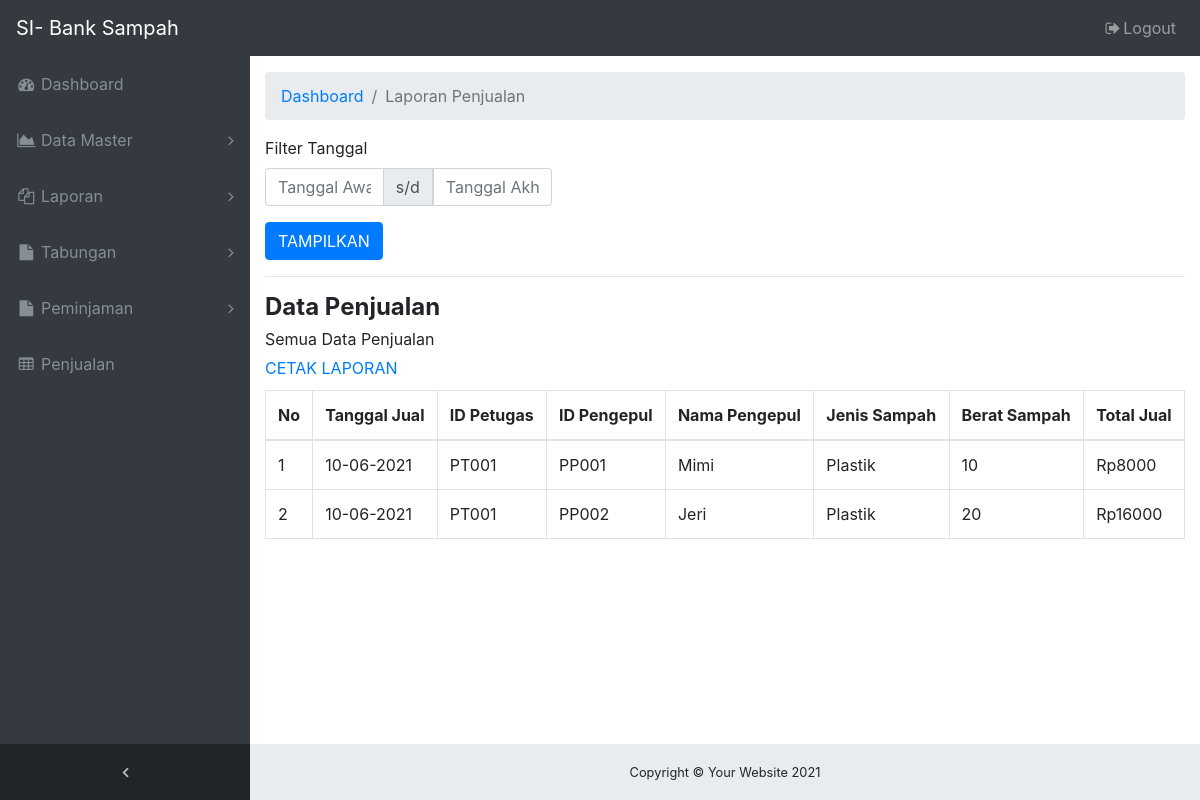
/ADMIN/laporan-penjualan.php (signed in), run on an earlier commit of the app's database.
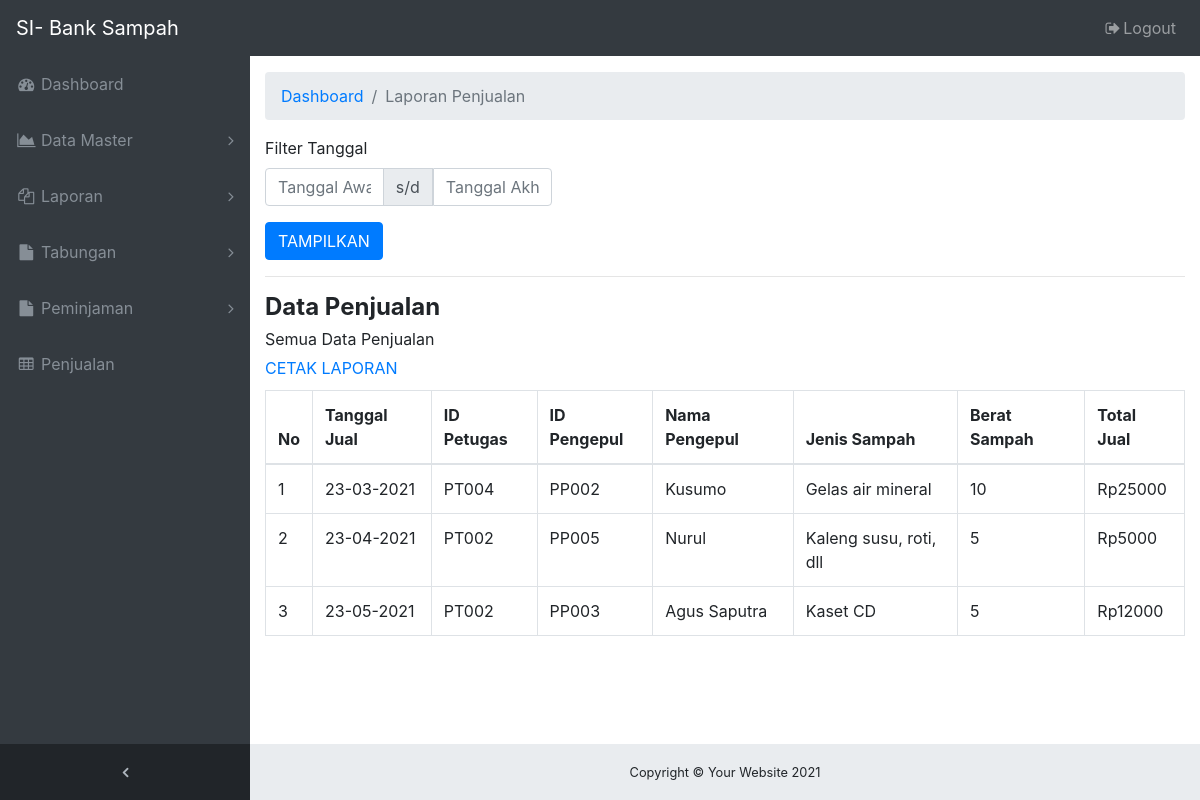
And on a later commit of the database.
### tables this page shows
CREATE TABLE `tb_penjualan` (
  `id_jual` varchar(10) NOT NULL,
  `id_petugas` varchar(10) NOT NULL,
  `id_pengepul` varchar(10) NOT NULL,
  `id_jenis` varchar(10) NOT NULL,
  `berat_jual` int(11) NOT NULL,
  `total_jual` int(11) NOT NULL,
  `tanggal_jual` date NOT NULL
);

CREATE TABLE `tb_pengepul` (
  `id_pengepul` varchar(10) NOT NULL,
  `nama_pengepul` varchar(50) NOT NULL,
  `jk_pengepul` varchar(10) NOT NULL,
  `alamat_pengepul` varchar(50) NOT NULL,
  `telp_pengepul` varchar(15) NOT NULL
);

CREATE TABLE `tb_jenis_sampah` (
  `id_jenis` varchar(10) NOT NULL,
  `nama_jenis` varchar(30) NOT NULL,
  `harga_beli` int(11) NOT NULL,
  `harga_jual` int(11) NOT NULL
);

### ADMIN/laporan-penjualan.php (the view, shortened to what this page needs)
<!DOCTYPE html>
<html lang="en">
  <head>
    <link href="vendor/bootstrap/css/bootstrap.min.css" rel="stylesheet">
    <link href="vendor/font-awesome/css/font-awesome.min.css" rel="stylesheet" type="text/css">
    <link href="vendor/datatables/dataTables.bootstrap4.css" rel="stylesheet">
    <link href="css/sb-admin.css" rel="stylesheet">
    <?php include 'navbar.php'; ?>
  </head>
  <body class="fixed-nav sticky-footer bg-dark" id="page-top">
    <div class="content-wrapper">
      <div class="container-fluid">
        <ol class="breadcrumb">
          <li class="breadcrumb-item">
            <a href="index.php">Dashboard</a>
          </li>
          <li class="breadcrumb-item active">Laporan Penjualan</li>
        </ol>
        <form method="GET" action="laporan-penjualan.php">
          <div class="row">
            <div class="col-sm-6 col-md-4">
              <div class="form-group">
                <label>Filter Tanggal</label>
                <div class="input-group">
                  <input type="text" name="tgl_awal" value="<?= @$_GET['tgl_awal'] ?>" class="form-control tgl_awal datetimepicker-input" placeholder="Tanggal Awal" data-toggle="datetimepicker" data-target=".tgl_awal" autocomplete="off">
                  <div class="input-group-append">
                    <span class="input-group-text">s/d</span>
                  </div>
                  <input type="text" name="tgl_akhir" value="<?= @$_GET['tgl_akhir'] ?>" class="form-control tgl_akhir datetimepicker-input" placeholder="Tanggal Akhir" data-toggle="datetimepicker" data-target=".tgl_akhir" autocomplete="off">
                </div>
              </div>
            </div>
          </div>
          <button type="submit" name="filter" value="true" class="btn btn-primary">TAMPILKAN</button>
        </form>
        <?php
        include "koneksi_db.php";
        $tgl_awal  = @$_GET['tgl_awal'];
        $tgl_akhir = @$_GET['tgl_akhir'];
        if(empty($tgl_awal) or empty($tgl_akhir)){
        $query     = "SELECT pj.id_petugas, p.id_pengepul, p.nama_pengepul, j.nama_jenis, pj.berat_jual, pj.total_jual, pj.tanggal_jual FROM tb_penjualan pj, tb_pengepul p, tb_jenis_sampah j WHERE p.id_pengepul = pj.id_pengepul AND j.id_jenis = pj.id_jenis ORDER BY pj.tanggal_jual ASC";
        $url_cetak = "print-laporan-penjualan.php";
        $label     = "Semua Data Penjualan";
        }
        ?>
        <hr />
        <h4 style="margin-bottom: 5px;"><b>Data Penjualan</b></h4>
        <?php echo $label ?><br />
        <div style="margin-top: 5px;">
          <a href="<?php echo $url_cetak ?>">CETAK LAPORAN</a>
        </div>
        <div class="table-responsive" style="margin-top: 10px;">
          <table class="table table-bordered">
            <thead>
              <tr>
                <th>No</th>
                <th>Tanggal Jual</th>
                <th>ID Petugas</th>
                <th>ID Pengepul</th>
                <th>Nama Pengepul</th>
                <th>Jenis Sampah</th>
                <th>Berat Sampah</th>
                <th>Total Jual</th>
              </tr>
            </thead>
            <tbody>
              <?php
              $sql = mysqli_query($koneksi, $query);
              $row = mysqli_num_rows($sql);
              $nomor = 1;
              if($row > 0){
              while($data = mysqli_fetch_array($sql)){
              $tgl = date('d-m-Y', strtotime($data['tanggal_jual']));
              echo "<tr>";
                echo "<td>".$nomor++."</td>";
                echo "<td>".$tgl."</td>";
                echo "<td>".$data['id_petugas']."</td>";
                echo "<td>".$data['id_pengepul']."</td>";
                echo "<td>".$data['nama_pengepul']."</td>";
                echo "<td>".$data['nama_jenis']."</td>";
                echo "<td>".$data['berat_jual']."</td>";
                echo "<td>Rp".$data['total_jual']."</td>";
              echo "</tr>";
              }
              }else{
              echo "<tr><td colspan='5'>Data tidak ada</td></tr>";
              }
              ?>
            </tbody>
          </table>
        </div>
      </div>
      <?php include 'footer.php'; ?>
    </div>
  </body>
</html>

What changed in the data, as far as the page shows it:
changed tb_penjualan: tanggal_jual "10-06-2021" → "23-03-2021"; id_petugas "PT001" → "PT004"; id_pengepul.id_pengepul "PP001" → "PP002"; id_pengepul.nama_pengepul "Mimi" → "Kusumo"; id_jenis.nama_jenis "Plastik" → "Gelas air mineral"; total_jual "8000" → "25000"
changed tb_penjualan: tanggal_jual "10-06-2021" → "23-04-2021"; id_petugas "PT001" → "PT002"; id_pengepul.id_pengepul "PP002" → "PP005"; id_pengepul.nama_pengepul "Jeri" → "Nurul"; id_jenis.nama_jenis "Plastik" → "Kaleng susu, roti, dll"; berat_jual "20" → "5"; total_jual "16000" → "5000"
added tb_penjualan: tanggal_jual "23-05-2021", id_petugas "PT002", id_pengepul.id_pengepul "PP003", id_pengepul.nama_pengepul "Agus Saputra", id_jenis.nama_jenis "Kaset CD", berat_jual "5", total_jual "12000"
